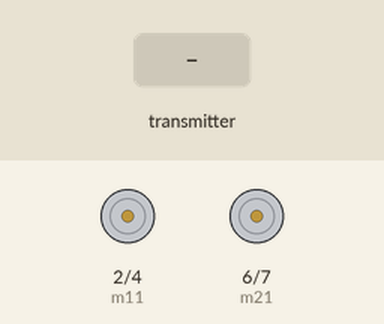
Recording of a sketch running on a simulated Arduino Uno, built with avr-gcc and run on an emulated ATmega328P. Shown: motor-driver pin pairs drawn as motors (green arrow = first pin HIGH = forward, orange = second pin HIGH = backward, longer = more drive, scaled by the enable pin). The inputs (shaded band) are chosen by the test bench. No radio packets arrive unless stated.

Above: at 1.2 s.
1.3 s: the transmitter starts sending xAxis = 256
At 2.5 s:
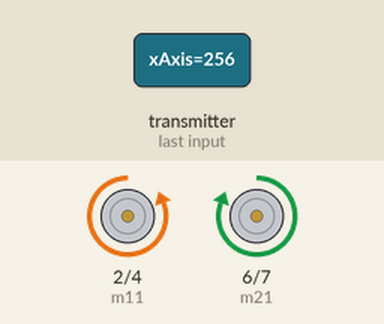
2.8 s: the transmitter starts sending xAxis = 0
At 3.9 s:
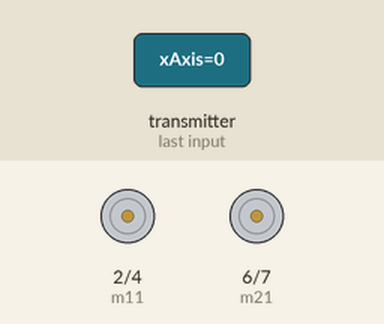
4.3 s: the transmitter starts sending yAxis = 256
At 5.0 s:
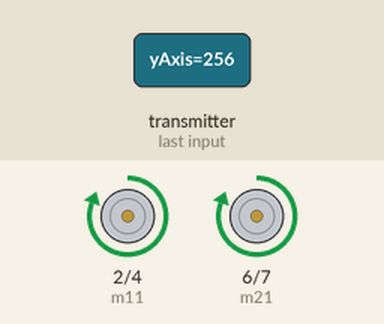
5.8 s: the transmitter starts sending yAxis = 0
At 6.1 s:
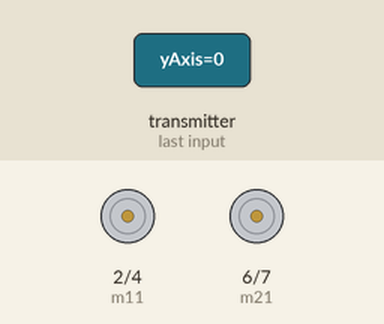
7.3 s: the transmitter starts sending yAxis = 512
At 8.5 s:
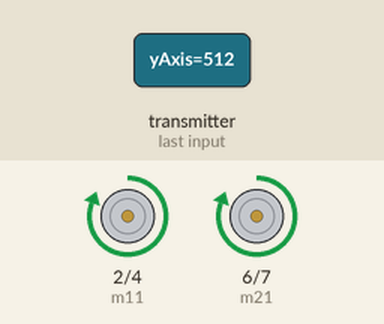
Timing chart, 0 to 9.8 s (numbered marks = the images above; inputs shaded):
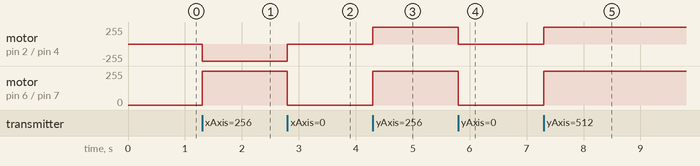

Measured:
- after the input at 1.3 s, motor on pin 2 (m11) / pin 4 (m12): stopped → backward 255/255 at once; motor on pin 6 (m21) / pin 7 (m22): stopped → forward 255/255 at once
- after the input at 2.8 s, motor on pin 2 (m11) / pin 4 (m12): backward 255/255 → stopped at once; motor on pin 6 (m21) / pin 7 (m22): forward 255/255 → stopped at once
- after the input at 4.3 s, motor on pin 2 (m11) / pin 4 (m12), motor on pin 6 (m21) / pin 7 (m22): stopped → forward 255/255 at once
- after the input at 5.8 s, motor on pin 2 (m11) / pin 4 (m12), motor on pin 6 (m21) / pin 7 (m22): forward 255/255 → stopped at once
- after the input at 7.3 s, motor on pin 2 (m11) / pin 4 (m12), motor on pin 6 (m21) / pin 7 (m22): stopped → forward 255/255 at once

The sketch:

HandGestureRx.ino
```cpp
#include<SPI.h>
#include<nRF24L01.h>
#include<RF24.h>
#include "printf.h"

RF24 radio(9, 10);
const uint64_t addresses[2] = {0xF0F0F0F0A1LL};

#define m11 2 //Left Motor front
#define m12 4 //Left Motor back
#define m21 6 //Right Motor front
#define m22 7 //Right Motor front

#define LeftMotorSpeed 3  // Left motor PWM Speed Control
#define RightMotorSpeed 5  // Right motor PWM Speed Control

//Custom data type
struct data {
  int xAxis;
  int yAxis;
};
data receive_data;
void setup() {
  Serial.begin(9600);
  radio.begin();
  printf_begin();
  radio.enableDynamicPayloads();
  radio.setPALevel(RF24_PA_MIN);
  radio.setDataRate(RF24_250KBPS);
  radio.openReadingPipe(1, addresses[0]);
  radio.startListening();
  //  radio.printDetails();

  //Set motors I/O
  pinMode(m11, OUTPUT);
  pinMode(m12, OUTPUT);
  pinMode(m21, OUTPUT);
  pinMode(m22, OUTPUT);

  //Set motors off when the device plug for the 1st time.
  digitalWrite(m11, LOW);
  digitalWrite(m12, LOW);
  digitalWrite(m21, LOW);
  digitalWrite(m22, LOW);

}

void forward(int pwmOutput)
{
  digitalWrite(m11, HIGH);
  digitalWrite(m12, LOW);
  digitalWrite(m21, LOW);
  digitalWrite(m22, HIGH);
  analogWrite(LeftMotorSpeed, pwmOutput);
  analogWrite(RightMotorSpeed, pwmOutput);
}
void turnright(int pwmOutput)
{
  digitalWrite(m11, HIGH);
  digitalWrite(m12, LOW);
  digitalWrite(m21, HIGH);
  digitalWrite(m22, LOW);
  analogWrite(LeftMotorSpeed, pwmOutput);
  analogWrite(RightMotorSpeed, pwmOutput);
}
void backward(int pwmOutput)
{
  digitalWrite(m11, LOW);
  digitalWrite(m12, HIGH);
  digitalWrite(m21, HIGH);
  digitalWrite(m22, LOW);
  analogWrite(LeftMotorSpeed, pwmOutput);
  analogWrite(RightMotorSpeed, pwmOutput);
}
void turnleft(int pwmOutput)
{

  digitalWrite(m11, LOW);
  digitalWrite(m12, HIGH);
  digitalWrite(m21, LOW);
  digitalWrite(m22, HIGH);
  analogWrite(LeftMotorSpeed, pwmOutput);
  analogWrite(RightMotorSpeed, pwmOutput);
}
void Stop()
{

  digitalWrite(m11, LOW);
  digitalWrite(m12, LOW);
  digitalWrite(m21, LOW);
  digitalWrite(m22, LOW);
}

//Control the speed according to the angle
int speed_control(int currentAngleValue, int min_angle, int max_angle )
{
  int pwmValue = map(currentAngleValue, min_angle, max_angle, 50, 255);
  if (pwmValue <= 255) {
    return pwmValue;
  } else {
    return 255;
  }
}


void drive(data receivedData) {
  if (receivedData.xAxis < -5 && receivedData.xAxis != -90 && receivedData.yAxis != 90)
  {

    forward(speed_control(receivedData.xAxis, -5, -40));
  }
  else if (receivedData.xAxis > 10 && receivedData.xAxis != -90 && receivedData.yAxis != 90)
  {
    backward(speed_control(receivedData.xAxis, 5, 40));
  }
  else if (receivedData.yAxis < -5 && receivedData.xAxis != -90 && receivedData.yAxis != 90)
  {
    turnleft(speed_control(receivedData.yAxis, -5, -60));
  }
  else if (receivedData.yAxis > 5 && receivedData.xAxis != -90 && receivedData.yAxis != 90)
  {
    turnright(speed_control(receivedData.yAxis, 5, 60));
  }
  else if (receivedData.xAxis == -90 && receivedData.yAxis == 90)
  {
    Stop();
  }
  else {
    Stop();
  }
}


void loop() {
  while (radio.available()) {
    uint8_t len = radio.getDynamicPayloadSize();
    //Read the received RF data.
    radio.read(&receive_data, len);
    //print the debug data
    //        Serial.print("accAngleX :     ");
    //        Serial.println(receive_data.xAxis);
    //        Serial.print("\taccAngleY :    ");
    //        Serial.println(receive_data.yAxis);
    //To drive the CAR
    drive(receive_data);
  }
}
```
